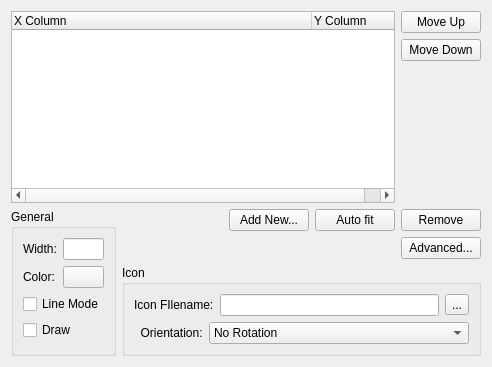
       <widget class="QWidget" name="page_3">
        <layout class="QVBoxLayout" name="verticalLayout_15" stretch="8,1">
         <item>
          <layout class="QHBoxLayout" name="horizontalLayout_26">
           <item>
            <widget class="QTreeWidget" name="treeWidget_4">
             <attribute name="headerDefaultSectionSize">
              <number>300</number>
             </attribute>
             <column>
              <property name="text">
               <string>X Column</string>
              </property>
             </column>
             <column>
              <property name="text">
               <string>Y Column</string>
              </property>
             </column>
             <column>
              <property name="text">
               <string/>
              </property>
             </column>
            </widget>
           </item>
           <item>
            <layout class="QVBoxLayout" name="verticalLayout_14">
             <item>
              <widget class="QPushButton" name="pushButton_15">
               <property name="text">
                <string>Move Up</string>
               </property>
              </widget>
             </item>
             <item>
              <widget class="QPushButton" name="pushButton_16">
               <property name="text">
                <string>Move Down</string>
               </property>
              </widget>
             </item>
             <item>
              <spacer name="verticalSpacer_5">
               <property name="orientation">
                <enum>Qt::Vertical</enum>
               </property>
               <property name="sizeHint" stdset="0">
                <size>
                 <width>20</width>
                 <height>40</height>
                </size>
               </property>
              </spacer>
             </item>
            </layout>
           </item>
          </layout>
         </item>
         <item>
          <layout class="QHBoxLayout" name="horizontalLayout_25" stretch="1,10">
           <item>
            <widget class="QGroupBox" name="groupBox_5">
             <property name="title">
              <string>General</string>
             </property>
             <layout class="QGridLayout" name="gridLayout_9">
              <item row="0" column="0">
               <widget class="QLabel" name="label_37">
                <property name="text">
                 <string>Width:</string>
                </property>
               </widget>
              </item>
              <item row="0" column="1">
               <widget class="QLineEdit" name="lineEdit_24"/>
              </item>
              <item row="1" column="0">
               <widget class="QLabel" name="label_38">
                <property name="text">
                 <string>Color:</string>
                </property>
               </widget>
              </item>
              <item row="1" column="1">
               <widget class="QPushButton" name="pushButton_21">
                <property name="text">
                 <string/>
                </property>
               </widget>
              </item>
              <item row="2" column="0" colspan="2">
               <widget class="QCheckBox" name="checkBox_10">
                <property name="text">
                 <string>Line Mode</string>
                </property>
               </widget>
              </item>
              <item row="3" column="0" colspan="2">
               <widget class="QCheckBox" name="checkBox_11">
                <property name="text">
                 <string>Draw</string>
                </property>
               </widget>
              </item>
             </layout>
            </widget>
           </item>
           <item>
            <layout class="QVBoxLayout" name="verticalLayout_12" stretch="1,1,2">
             <item>
              <layout class="QHBoxLayout" name="horizontalLayout_19">
               <item>
                <spacer name="horizontalSpacer_9">
                 <property name="orientation">
                  <enum>Qt::Horizontal</enum>
                 </property>
                 <property name="sizeHint" stdset="0">
                  <size>
                   <width>40</width>
                   <height>20</height>
                  </size>
                 </property>
                </spacer>
               </item>
               <item>
                <widget class="QPushButton" name="pushButton_addNew">
                 <property name="text">
                  <string>Add New...</string>
                 </property>
                </widget>
               </item>
               <item>
                <widget class="QPushButton" name="pushButton_18">
                 <property name="text">
                  <string>Auto fit</string>
                 </property>
                </widget>
               </item>
               <item>
                <widget class="QPushButton" name="pushButton_19">
                 <property name="text">
                  <string>Remove</string>
                 </property>
                </widget>
               </item>
              </layout>
             </item>
             <item>
              <layout class="QHBoxLayout" name="horizontalLayout_20">
               <item>
                <spacer name="horizontalSpacer_8">
                 <property name="orientation">
                  <enum>Qt::Horizontal</enum>
                 </property>
                 <property name="sizeHint" stdset="0">
                  <size>
                   <width>40</width>
                   <height>20</height>
                  </size>
                 </property>
                </spacer>
               </item>
               <item>
                <widget class="QPushButton" name="pushButton_20">
                 <property name="text">
                  <string>Advanced...</string>
                 </property>
                </widget>
               </item>
              </layout>
             </item>
             <item>
              <widget class="QGroupBox" name="groupBox_12">
               <property name="title">
                <string>Icon</string>
               </property>
               <layout class="QVBoxLayout" name="verticalLayout_13">
                <item>
                 <layout class="QHBoxLayout" name="horizontalLayout_23" stretch="2,10,1">
                  <item>
                   <widget class="QLabel" name="label_39">
                    <property name="text">
                     <string>Icon FIlename:</string>
                    </property>
                   </widget>
                  </item>
                  <item>
                   <widget class="QLineEdit" name="lineEdit_25"/>
                  </item>
                  <item>
                   <widget class="QToolButton" name="toolButton">
                    <property name="text">
                     <string>...</string>
                    </property>
                   </widget>
                  </item>
                 </layout>
                </item>
                <item>
                 <layout class="QHBoxLayout" name="horizontalLayout_24" stretch="1,10">
                  <item>
                   <widget class="QLabel" name="label_40">
                    <property name="text">
                     <string>  Orientation:</string>
                    </property>
                   </widget>
                  </item>
                  <item>
                   <widget class="QComboBox" name="comboBox_6">
                    <item>
                     <property name="text">
                      <string>No Rotation</string>
                     </property>
                    </item>
                    <item>
                     <property name="text">
                      <string>90 Degrees CW</string>
                     </property>
                    </item>
                    <item>
                     <property name="text">
                      <string>180 Degrees CW</string>
                     </property>
                    </item>
                    <item>
                     <property name="text">
                      <string>270  Degrees CW</string>
                     </property>
                    </item>
                    <item>
                     <property name="text">
                      <string>Follow Yaw</string>
                     </property>
                    </item>
                    <item>
                     <property name="text">
                      <string>Follow Pitch</string>
                     </property>
                    </item>
                    <item>
                     <property name="text">
                      <string>Follow Roll</string>
                     </property>
                    </item>
                    <item>
                     <property name="text">
                      <string>Follow Course</string>
                     </property>
                    </item>
                    <item>
                     <property name="text">
                      <string>Follow F.P.Angle</string>
                     </property>
                    </item>
                   </widget>
                  </item>
                 </layout>
                </item>
               </layout>
              </widget>
             </item>
            </layout>
           </item>
          </layout>
         </item>
        </layout>
       </widget>
